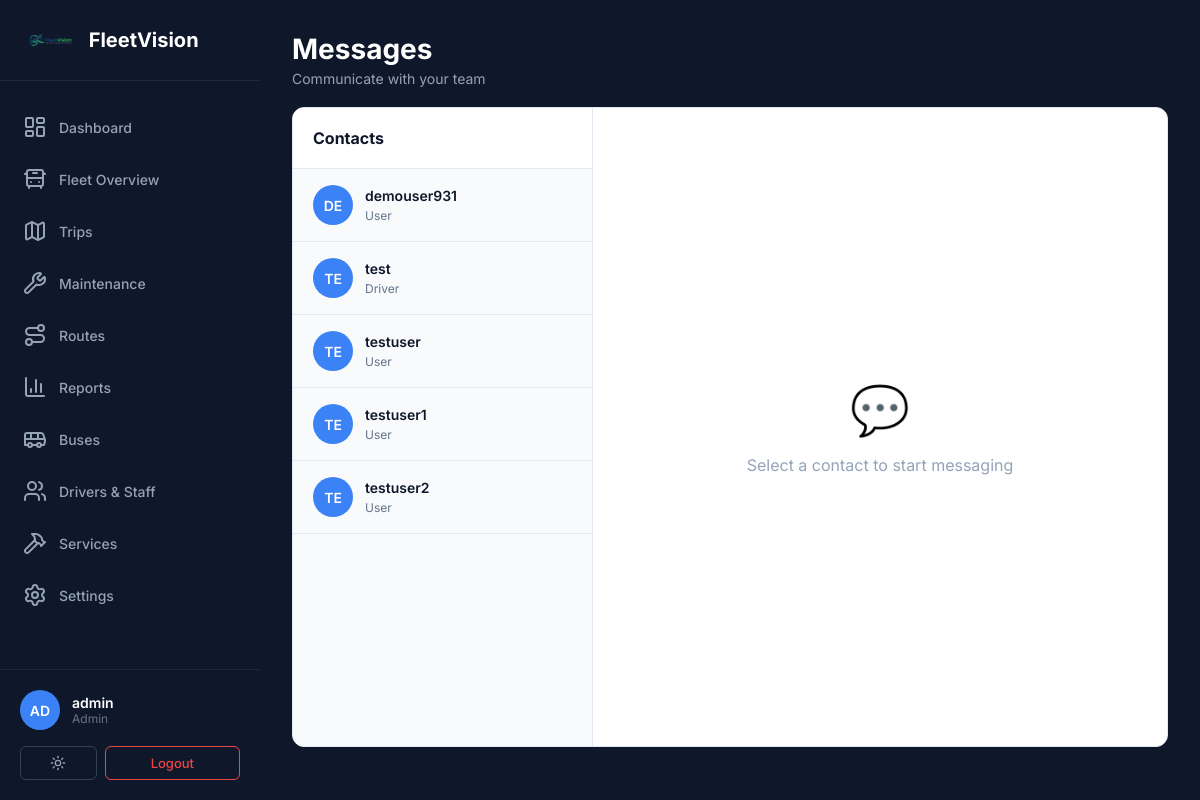
Before: /chat.php (signed in) with the older database file.
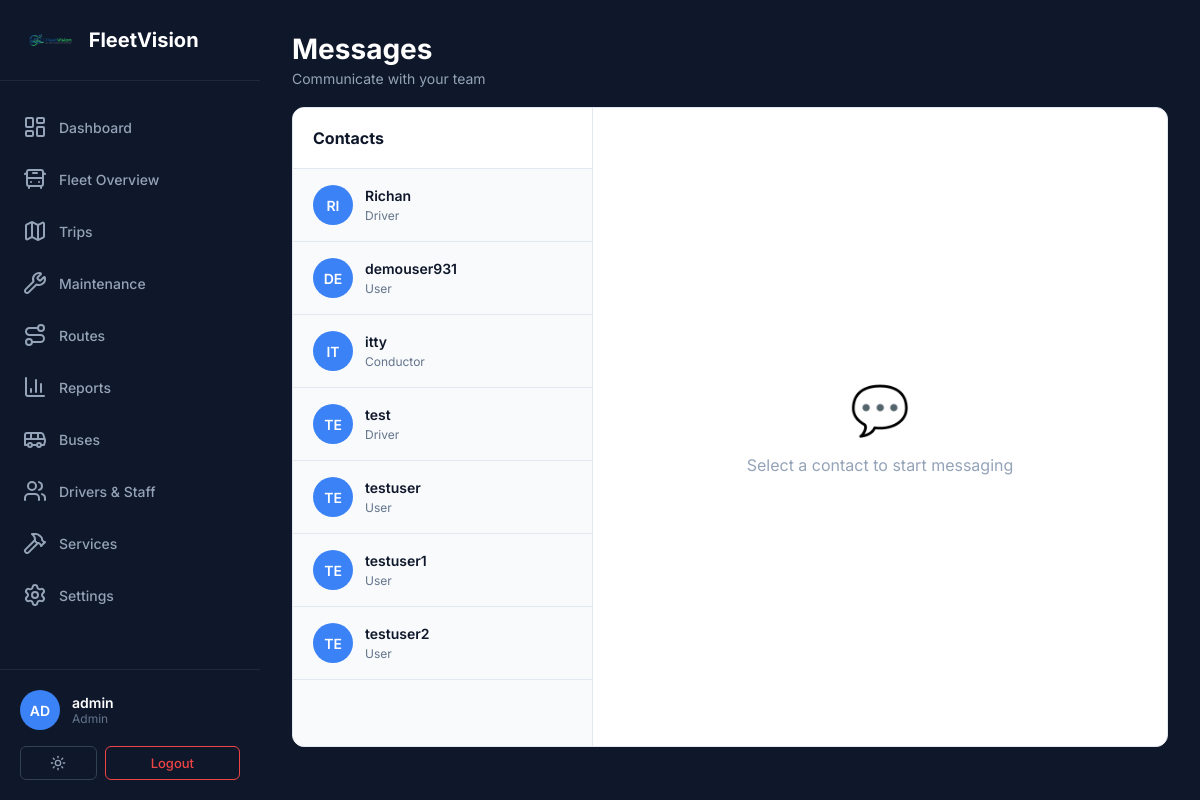
After: the same page with the newer database file.
### tables this page shows
CREATE TABLE users (
        id INTEGER PRIMARY KEY AUTOINCREMENT,
        username TEXT NOT NULL UNIQUE,
        email TEXT NOT NULL UNIQUE,
        password_hash TEXT,
        google_id TEXT UNIQUE,
        role TEXT DEFAULT 'user',
        status TEXT DEFAULT 'pending',
        created_at DATETIME DEFAULT CURRENT_TIMESTAMP
    , contact_no TEXT, license_number TEXT, emergency_contact TEXT, blood_type TEXT);

### chat.php (the view, shortened to what this page needs)
<?php
require_once __DIR__ . '/includes/db.php';
$page = 'chat';
$page_css = 'dashboard.css';
$show_sidebar = true;
$current_user_id = $_SESSION['user_id'];
$stmt = $pdo->prepare("SELECT id, username, role FROM users WHERE id != ? ORDER BY username ASC");
$stmt->execute([$current_user_id]);
$users = $stmt->fetchAll(PDO::FETCH_ASSOC);
include __DIR__ . '/includes/header.php';
?>
<header class="top-header" style="margin-bottom: 20px;">
    <div class="header-left">
        <h1 class="page-title">Messages</h1>
        <p class="page-subtitle">Communicate with your team</p>
    </div>
</header>
<section class="content-section" style="margin-bottom: 0;">
    <div class="chat-container">
        <div class="chat-sidebar">
            <div class="chat-sidebar-header">
                <h3>Contacts</h3>
            </div>
            <div class="user-list">
                <?php foreach ($users as $user): ?>
                    <div class="user-item" data-id="<?php echo $user['id']; ?>" data-name="<?php echo htmlspecialchars($user['username']); ?>">
                        <div class="chat-user-avatar">
                            <?php echo strtoupper(substr($user['username'], 0, 2)); ?>
                        </div>
                        <div class="chat-user-info">
                            <div class="chat-username"><?php echo htmlspecialchars($user['username']); ?></div>
                            <div class="chat-user-role"><?php echo ucfirst(htmlspecialchars($user['role'])); ?></div>
                        </div>
                    </div>
                <?php endforeach; ?>
            </div>
        </div>
        <div class="no-chat-selected" id="no-chat-selected">
            <div class="no-chat-icon">💬</div>
            <div>Select a contact to start messaging</div>
        </div>
    </div>
</section>
<?php include __DIR__ . '/includes/footer.php'; ?>

### includes/header.php (shortened to what this page needs)
<?php
$current_username = isset($_SESSION['username']) ? htmlspecialchars($_SESSION['username']) : 'User';
$username_initials = strtoupper(substr($current_username, 0, 2));
?>
<!DOCTYPE html>
<html lang="en">
<head>
    <link rel="stylesheet" href="<?php echo htmlspecialchars($page_css); ?>">
</head>
<body>
<?php if ($show_sidebar): ?>
    <div class="dashboard-container">
        <aside class="sidebar">
            <div class="sidebar-header">
                <div class="logo">
                    <img src="FleetVision Logo.png" alt="FleetVision Logo" class="logo-icon" style="height:32px;width:auto;object-fit:contain;">
                    <span class="logo-text">FleetVision</span>
                </div>
            </div>
            <nav class="sidebar-nav">
                <?php
    $role = isset($_SESSION['role']) ? strtolower($_SESSION['role']) : null;
?>
                <?php if ($role === 'admin' || $role === 'fleet manager' || $role === 'fleet_manager'): ?>
                    <a href="dashboard.php" class="nav-item <?php echo($page === 'dashboard') ? 'active' : ''; ?>" <?php if ($page === 'dashboard')
            echo 'aria-current="page"'; ?>>
                        <i data-lucide="layout-dashboard" class="nav-icon"></i>
                        <span class="nav-label">Dashboard</span>
                    </a>
                    <a href="fleet-overview.php" class="nav-item <?php echo($page === 'fleet-overview') ? 'active' : ''; ?>" <?php if ($page === 'fleet-overview')
            echo 'aria-current="page"'; ?>>
                        <i data-lucide="bus-front" class="nav-icon"></i>
                        <span class="nav-label">Fleet Overview</span>
                    </a>
                    <a href="trips.php" class="nav-item <?php echo($page === 'trips') ? 'active' : ''; ?>" <?php if ($page === 'trips')
            echo 'aria-current="page"'; ?>>
                        <i data-lucide="map" class="nav-icon"></i>
                        <span class="nav-label">Trips</span>
                    </a>
                    <a href="maintenance.php" class="nav-item <?php echo($page === 'maintenance') ? 'active' : ''; ?>" <?php if ($page === 'maintenance')
            echo 'aria-current="page"'; ?>>
                        <i data-lucide="wrench" class="nav-icon"></i>
                        <span class="nav-label">Maintenance</span>
                    </a>
                    <a href="routes.php" class="nav-item <?php echo($page === 'routes') ? 'active' : ''; ?>" <?php if ($page === 'routes')
            echo 'aria-current="page"'; ?>>
                        <i data-lucide="route" class="nav-icon"></i>
                        <span class="nav-label">Routes</span>
                    </a>
                <?php
    endif; ?>
                <?php if ($role === 'admin'): ?>
                    <a href="reports.php" class="nav-item <?php echo($page === 'reports') ? 'active' : ''; ?>" <?php if ($page === 'reports')
            echo 'aria-current="page"'; ?>>
                        <i data-lucide="bar-chart-3" class="nav-icon"></i>
                        <span class="nav-label">Reports</span>
                    </a>
                    <a href="buses.php" class="nav-item <?php echo($page === 'buses') ? 'active' : ''; ?>" <?php if ($page === 'buses')
            echo 'aria-current="page"'; ?>>
                        <i data-lucide="bus" class="nav-icon"></i>
                        <span class="nav-label">Buses</span>
                    </a>
                    <a href="staff.php" class="nav-item <?php echo($page === 'staff') ? 'active' : ''; ?>" <?php if ($page === 'staff')
            echo 'aria-current="page"'; ?>>
                        <i data-lucide="users" class="nav-icon"></i>
                        <span class="nav-label">Drivers & Staff</span>
                    </a>
                    <a href="services.php" class="nav-item <?php echo($page === 'services') ? 'active' : ''; ?>" <?php if ($page === 'services')
            echo 'aria-current="page"'; ?>>
                        <i data-lucide="hammer" class="nav-icon"></i>
                        <span class="nav-label">Services</span>
                    </a>
                    <a href="settings.php" class="nav-item <?php echo($page === 'settings') ? 'active' : ''; ?>" <?php if ($page === 'settings')
            echo 'aria-current="page"'; ?>>
                        <i data-lucide="settings" class="nav-icon"></i>
                        <span class="nav-label">Settings</span>
                    </a>
                <?php
    endif; ?>
            </nav>
            <div class="sidebar-footer">
                <div class="user-info">
                    <div class="user-avatar"><?php echo $username_initials; ?></div>
                    <div class="user-details">
                        <div class="user-name"><?php echo $current_username; ?></div>
                        <div class="user-role"><?php echo ucfirst(htmlspecialchars($_SESSION['role'])); ?></div>
                    </div>
                </div>
                <div style="margin-top: 16px; display: flex; gap: 8px;">
                    <button id="theme-toggle" style="flex: 1; padding: 8px; background: transparent; border: 1px solid #334155; color: #94a3b8; border-radius: 6px; cursor: pointer; display: flex; align-items: center; justify-content: center;" title="Toggle Theme">
                        <i data-lucide="moon" style="width: 16px; height: 16px;"></i>
                    </button>
                    <a href="logout.php" style="flex: 2; padding: 8px; text-align: center; color: #ef4444; text-decoration: none; font-size: 13px; font-weight: 500; border: 1px solid #ef4444; border-radius: 6px; transition: all 0.2s;">
                        Logout
                    </a>
                </div>
            </div>
        </aside>
        <main class="main-content">
<?php
endif; ?>

### includes/footer.php (shortened to what this page needs)
<?php if ($show_sidebar): ?>
        </main>
    </div>
<?php endif; ?>
</body>
</html>

### dashboard.css (style rules this page uses)
* { margin: 0; padding: 0; box-sizing: border-box; }
body { font-family: 'Inter', -apple-system, BlinkMacSystemFont, 'Segoe UI', sans-serif; background: #f8fafc; color: #1e293b; }
.dashboard-container { display: flex; min-height: 100vh; }
.sidebar { width: 260px; background: #0f172a; color: white; display: flex; flex-direction: column; position: fixed; height: 100vh; left: 0; top: 0; }
.sidebar-header { padding: 24px 20px; border-bottom: 1px solid #1e293b; }
.logo { display: flex; align-items: center; gap: 10px; font-size: 20px; font-weight: 700; }
.logo-icon { font-size: 28px; }
.sidebar-nav { flex: 1; padding: 20px 0; overflow-y: auto; }
.nav-item { display: flex; align-items: center; gap: 12px; padding: 14px 20px; color: #94a3b8; text-decoration: none; transition: all 0.2s; border-left: 3px solid transparent; }
.nav-icon { display: flex; align-items: center; justify-content: center; width: 24px; height: 24px; color: currentColor; }
.nav-label { font-size: 14px; font-weight: 500; }
.sidebar-footer { padding: 20px; border-top: 1px solid #1e293b; }
.user-info { display: flex; align-items: center; gap: 12px; }
.user-avatar { width: 40px; height: 40px; background: #3b82f6; border-radius: 50%; display: flex; align-items: center; justify-content: center; font-weight: 600; font-size: 14px; }
.user-details { flex: 1; }
.user-name { font-size: 14px; font-weight: 600; color: white; }
.user-role { font-size: 12px; color: #64748b; }
.main-content { flex: 1; margin-left: 260px; padding: 32px; }
.top-header { display: flex; justify-content: space-between; align-items: center; margin-bottom: 32px; }
.header-left { flex: 1; }
.page-title { font-size: 28px; font-weight: 700; color: #0f172a; margin-bottom: 4px; }
.page-subtitle { font-size: 14px; color: #64748b; }
.content-section { margin-bottom: 40px; }
body.dark-theme { background: #0f172a; color: #f1f5f9; }
body.dark-theme .page-title, body.dark-theme .section-title, body.dark-theme .chart-title, body.dark-theme .greeting-title, body.dark-theme .kpi-value { color: #ffffff; }
body.dark-theme .page-subtitle, body.dark-theme .greeting-subtitle, body.dark-theme .kpi-label, body.dark-theme .action-label { color: #94a3b8; }

### chat.php (style rules this page uses)
.chat-container { display: flex; height: calc(100vh - 160px); background: white; border-radius: 12px; border: 1px solid #e2e8f0; overflow: hidden; }
.chat-sidebar { width: 300px; border-right: 1px solid #e2e8f0; display: flex; flex-direction: column; background: #f8fafc; }
.chat-sidebar-header { padding: 20px; border-bottom: 1px solid #e2e8f0; background: white; }
.chat-sidebar-header h3 { margin: 0; font-size: 16px; color: #0f172a; }
.user-list { flex: 1; overflow-y: auto; }
.user-item { display: flex; align-items: center; gap: 12px; padding: 16px 20px; cursor: pointer; border-bottom: 1px solid #e2e8f0; transition: background 0.2s; }
.chat-user-avatar { width: 40px; height: 40px; border-radius: 50%; background: #3b82f6; color: white; display: flex; align-items: center; justify-content: center; font-weight: 600; font-size: 14px; }
.chat-user-info { flex: 1; }
.chat-username { font-size: 14px; font-weight: 600; color: #0f172a; margin-bottom: 4px; }
.chat-user-role { font-size: 12px; color: #64748b; }
.no-chat-selected { flex: 1; display: flex; flex-direction: column; align-items: center; justify-content: center; color: #94a3b8; font-size: 16px; }
.no-chat-icon { font-size: 48px; margin-bottom: 16px; }

Changed rows visible on the page:
added users: username "RI", username "Richan", role "Driver"
added users: username "IT", username "itty", role "Conductor"
